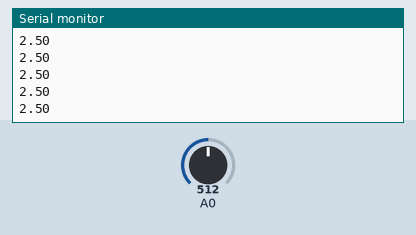
Simulated run of this sketch. Board: Arduino Uno, built with avr-gcc and run on an emulated ATmega328P. Parts: the last lines printed to the serial monitor. The test bench sets the inputs (shaded band); at power-on: A0 = 512.

Above: at 1.2 s.
1.3 s: A0 set to 716
At 1.41 s:
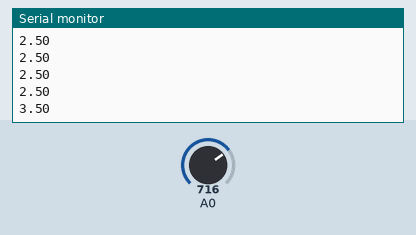
2.8 s: A0 set to 900
At 2.82 s:
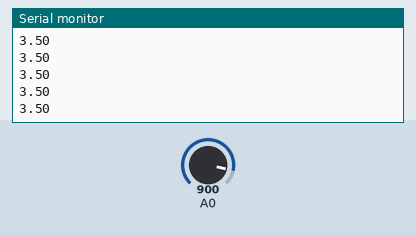
Timing chart, 0 to 5.8 s (numbered marks = the images above; inputs shaded):
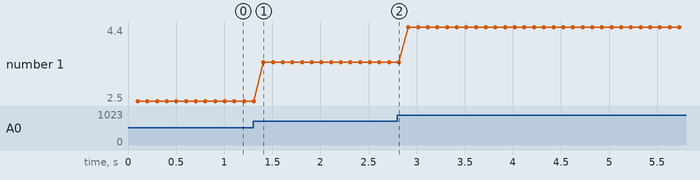

Measured:
- after the input at 1.3 s, the serial monitor: prints a new line after 0.11 s (image 1)
- plotted number 1: 2.5 → 3.5 after the input at 1.3 s, 3.5 → 4.4 after the input at 2.8 s

The sketch:

ex_adc_01.ino
```cpp
int dado; // variável que recebe valor inteiro originário do conversor ADC (0 a 1023).
float v;  // variável que recebe valor float/real originário da relação linear da tensão com a amostra do ADC.

void setup() {
  //define porta serial com taxa de 9600 bits/s.
  Serial.begin(9600);

}

void loop() {
  // leitura do conversor analógico-digital, entrada A0
  dado = analogRead(A0);

  // regra de 3 para converter de valor_adc (0 a 1023) para valor de tensão (0 a 5)
  //
  //         dado ---- 1023
  //            v ---- 5.0
  //
  // Obs: a tensão é valor real, definido aqui como float

  v = (dado * 5.0) / 1023;

  //espera 100ms
  delay(100);
  // e mostra na serial
  Serial.println(v);
}
```
